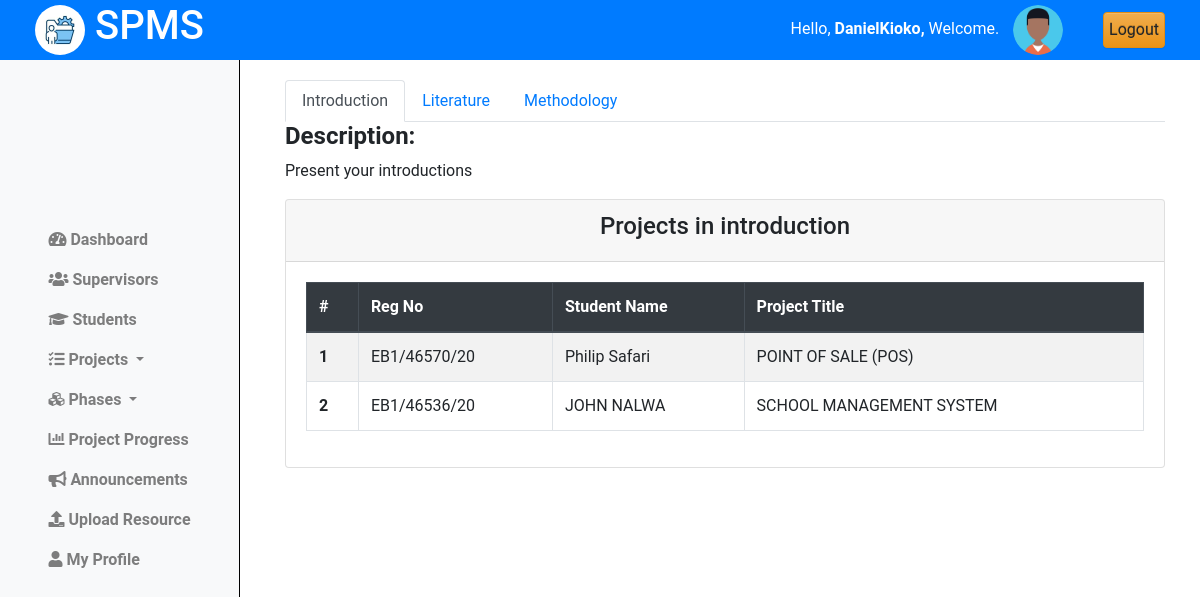
/projects/miletones/ (signed in), run on an earlier commit of the app's database.
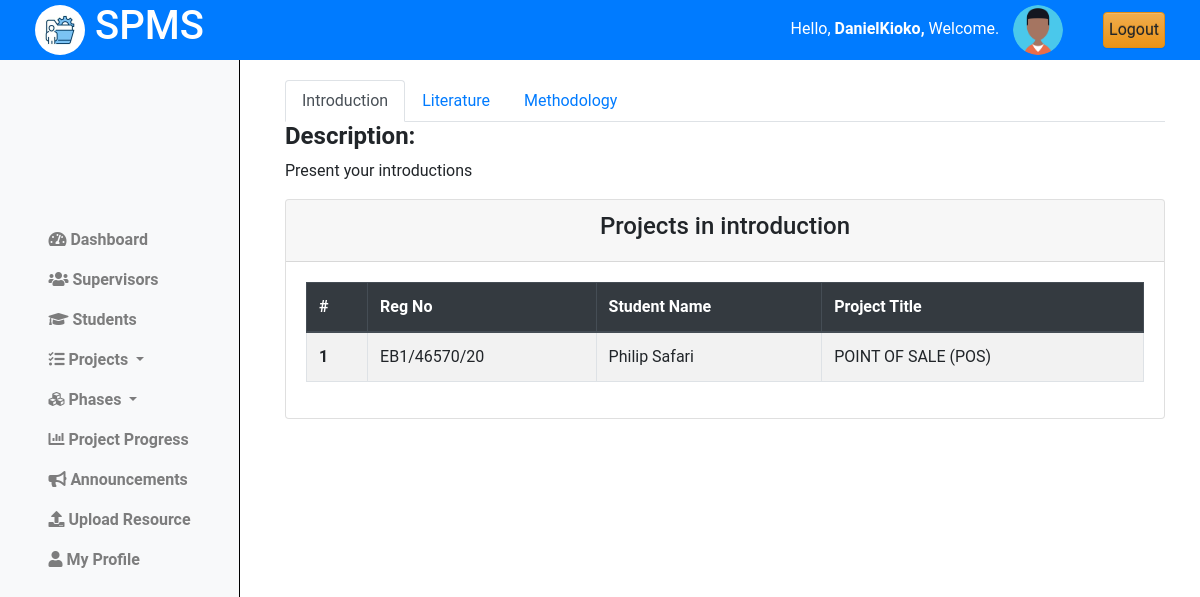
And on a later commit of the database.
### projectsApp/models.py (models this page shows, shortened)
class Coordinator(AbstractUser):
    pass

class Phases(models.Model):
    name = models.CharField(max_length=255, unique=True)  # Ensure unique phase names
    description = models.TextField()
    order = models.IntegerField(unique=True)  # Ensure unique order for phases
    deadline_date = models.DateField(null=True, blank=True)  # Optional deadline for phase

class Proposal(models.Model):
    student = models.ForeignKey(Student, on_delete=models.CASCADE, related_name='proposals')  # Link to Student model
    title = models.CharField(max_length=255)
    current_phase = models.ForeignKey(Phases, on_delete=models.SET_NULL, null=True, related_name='proposals')
    lecturer = models.ForeignKey(Lecturer, on_delete=models.SET_NULL, null=True, related_name='proposals')
    project = models.ForeignKey(Projects, on_delete=models.CASCADE, null=True, related_name='proposals')  # Filter by project status
    completed = models.BooleanField(default=False)
    """
        Check if all phases are completed.
    """

class Student(models.Model):
    regno = models.CharField(max_length=255, unique=True)
    email = models.EmailField(max_length=255, unique=True)
    name = models.CharField(max_length=255)
    phone_number = models.IntegerField(null=True, blank=True)
    intake_year = models.PositiveSmallIntegerField(default=2024)
    password = models.CharField(max_length=128, null=False, blank=False)
    user_id = models.AutoField(primary_key=True)
    last_login = models.DateTimeField(blank=True, null=True)
    USERNAME_FIELD = 'email'
    REQUIRED_FIELDS = ['regno', 'name', 'phone_number']
    class Meta:
        db_table = "students"

### projectsApp/AccessControl.py (the view)
    @login_required
    def wrapper(request, *args, **kwargs):
        if not isinstance(request.user, Coordinator):
            return redirect('cordinator_login')
        return function(request, *args, **kwargs)

### projectsApp/AccessControl.py (called while the page is built)
def coordinator_required(function):
    @login_required
    def wrapper(request, *args, **kwargs):
        if not isinstance(request.user, Coordinator):
            return redirect('cordinator_login')
        return function(request, *args, **kwargs)
    return wrapper

### projectsApp/views.py (called while the page is built)
@coordinator_required
def view_milestones_cord(request):
    phases = Phases.objects.all().order_by('order')  # Get all phases in order
    context = {'phases': phases}
    return render(request, 'cordinator/milestones_cord.html', context)

### projectsApp/templates/cordinator/milestones_cord.html (shortened to what this page needs)
{% extends 'base_cord.html' %}
{% load static %}
{% block content %}
{% include 'column1_cord.html' %}
<div class="content">
  <div class="container-fluid">
    <div class="row">
      <div class="col-md-12">
        <ul class="nav nav-tabs" id="milestoneTabs">
          {% for phase in phases %}
            <li class="nav-item">
              <a class="nav-link {% if forloop.first %}active{% endif %}" id="phase-{{ phase.id }}-tab" data-toggle="tab" href="#phase-{{ phase.id }}">{{ phase.name|title }}</a>
            </li>
          {% endfor %}
        </ul>
        <div class="tab-content" id="milestoneTabsContent">
          {% for phase in phases %}
            <div class="tab-pane fade {% if forloop.first %}show active{% endif %}" id="phase-{{ phase.id }}">
              <h4><b>Description: </b> </h4>
              <p>{{ phase.description }}</p>
              <div class="card">
                <div class="card-header text-center">
                  <h4>Projects in {{ phase.name }}</h4>
                </div>
                <div class="card-body">
                  <table class="table table-bordered table-hover table-striped border-info">
                    <thead class="thead-dark">
                      <tr>
                        <th scope="col">#</th>
                        <th scope="col">Reg No</th>
                        <th scope="col">Student Name</th>
                        <th scope="col">Project Title</th>
                      </tr>
                    </thead>
                    <tbody>
                      {% for proposal in phase.proposals.all %}
                        <tr>
                          <th scope="row">{{ forloop.counter }}</th>
                          <td>{{ proposal.student.regno|upper }}</td>
                          <td>{{ proposal.student.name }}</td>
                          <td>{{ proposal.title }}</td>
                        </tr>
                      {% empty %}
                        <tr>
                          <td colspan="4">No students in this phase yet.</td>
                        </tr>
                      {% endfor %}
                    </tbody>
                  </table>
                </div>
              </div>
            </div>
          {% endfor %}
        </div>
      </div>
    </div>
  </div>
</div>
<link rel="stylesheet" href="{% static 'css/milestones_lec.css' %}">
{% endblock %}

### projectsApp/templates/base_cord.html (shortened to what this page needs)
{% load static %}
<!doctype html>
<html class="no-js h-100" lang="en">
  <head>
    <link href="https://use.fontawesome.com/releases/v5.0.6/css/all.css" rel="stylesheet">
    <link href="https://stackpath.bootstrapcdn.com/bootstrap/4.5.2/css/bootstrap.min.css" rel="stylesheet">
    <link rel="stylesheet" href="https://cdn.jsdelivr.net/npm/bootstrap@3.3.7/dist/css/bootstrap-theme.min.css">
</head>
<body>
    <header>
        <div class="container-fluid">
            <div class="row align-items-center">
                <div class="col-md-3">
                    <div class="left">
                        <img src="{% static 'images/logo.jpg' %}" alt="Logo" class="logo">
                        <h1>SPMS</h1>
                    </div>
                </div>
                <div class="col-md-9 d-flex justify-content-end">
                    <div class="row align-items-center">
                        <div class="col-auto">
                            <span class="username mb-3" style="padding:10px;">
                                Hello,
                                <strong>
                                    {% if request.user.is_authenticated %}
                                        {% if request.user.is_staff %}
                                            {{ request.user.username }},
                                        {% else %}
                                            {{ request.user.name }},
                                        {% endif %}
                                    {% else %}
                                        Guest,
                                    {% endif %}
                                </strong>
                                Welcome.
                            </span>
                            <img src="{% static 'images/profile.png'%}" alt="Profile Picture" class="profile-pic">
                        </div>
                        <div class="col-auto">
                            <a href="{% url 'logout' %}" class="btn btn-warning" style="padding:5px;">Logout</a>
                        </div>
                    </div>
                </div>
            </div>
        </div>
    </header>
    {% block content %}
    {% endblock %}
</body>
</html>

### projectsApp/templates/column1_cord.html (shortened to what this page needs)
{% load static %}
<nav class="navbar navbar-expand-lg navbar-light bg-light flex-md-column sidebar column-1">
  <div class="collapse navbar-collapse" id="navbarNav">
    <ul class="navbar-nav flex-column">
      <li class="nav-item">
        <a class="nav-link" href="{% url "cordinator_dashboard" %}">
          <i class="fas fa-tachometer-alt"></i> Dashboard
        </a>
      </li>
      <li class="nav-item">
        <a class="nav-link" href="{% url 'view_supervisors' %}">
          <i class="fas fa-users"></i> Supervisors
        </a>
      </li>
      <li class="nav-item">
        <a class="nav-link" href="{% url 'registered_students' %}">
          <i class="fas fa-graduation-cap"></i> Students
        </a>
      </li>
      <li class="nav-item dropdown">
        <a class="nav-link dropdown-toggle" href="#" id="projectsDropdown" role="button" data-bs-toggle="dropdown" aria-expanded="false">
          <i class="fas fa-tasks"></i> Projects
        </a>
      </li>
      <li class="nav-item dropdown">
        <a class="nav-link dropdown-toggle" href="#" id="phasesDropdown" role="button" data-bs-toggle="dropdown" aria-expanded="false">
          <i class="fas fa-cubes"></i> Phases
        </a>
      </li>
      <li class="nav-item">
        <a class="nav-link" href="{% url 'view_milestones' %}">
          <i class="fas fa-chart-bar"></i> Project Progress
        </a>
      </li>
      <li class="nav-item">
        <a class="nav-link" href="{% url 'make_announcement' %}">
          <i class="fas fa-bullhorn"></i> Announcements
        </a>
      </li>
      <li class="nav-item">
        <a class="nav-link" href="{% url 'upload_resource' %}">
          <i class="fas fa-upload"></i> Upload Resource
        </a>
      </li>
      <li class="nav-item">
        <a class="nav-link" href="#">
          <i class="fas fa-user"></i> My Profile
        </a>
      </li>
    </ul>
  </div>
</nav>

### projectsApp/static/css/milestones_lec.css (style rules this page uses)
.content { margin-left: 250px; padding: 20px; margin-top: 60px; }
.card { width: 100%; align-content: center; }

### projectsApp/templates/base_cord.html (style rules this page uses)
body { font-family: 'Roboto', sans-serif; margin: 0; padding: 0; }
header { background-color: #007BFF; color: white; display: flex; justify-content: space-between; align-items: center; text-align: center; padding: 10px 20px; z-index: 20; position: fixed; top: 0; left: 0; width: 100%; height: 60px; }
header .left { display: flex; align-items: center; }
header .logo { width: 50px; height: 50px; margin-right: 10px; border-radius: 50%; }
header .profile-pic { width: 50px; height: 50px; border-radius: 50%; margin-right: 10px; }
.sidebar { position: fixed; top: 0; left: 0; width: 240px; height: 100vh; background-color: #647c94; border-right: 1px solid black; padding: 10px; overflow-x: hidden; }
.sidebar .nav-link { font-weight: 700; color: #d92727; }

What changed in the data, as far as the page shows it:
changed Phases "introduction": loses Proposal (student.regno "EB1/46536/20", student.name "JOHN NALWA", title "SCHOOL MANAGEMENT SYSTEM")
